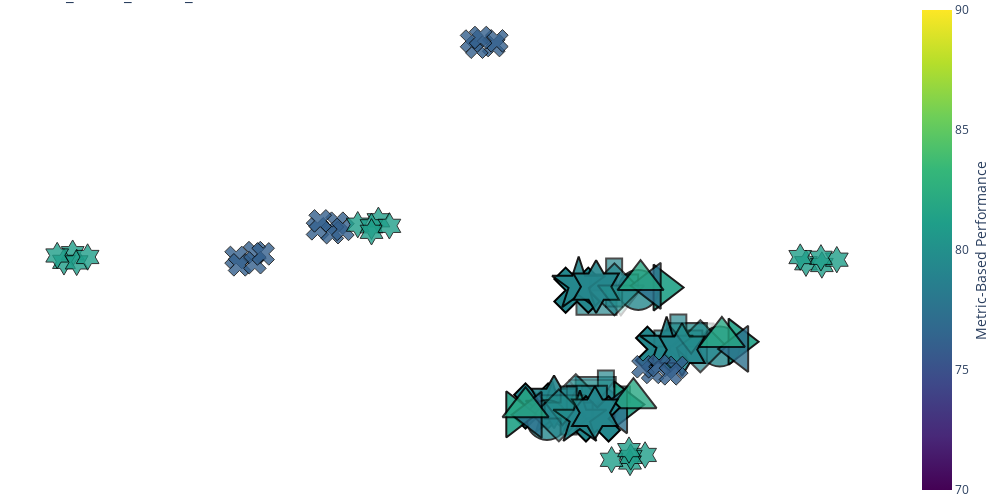

The notebook cell saved with this chart:
### Code cell
import plotly
# read figure from json file
fig = go.Figure(plotly.io.read_json('test_umap.json'))

fig.show()
